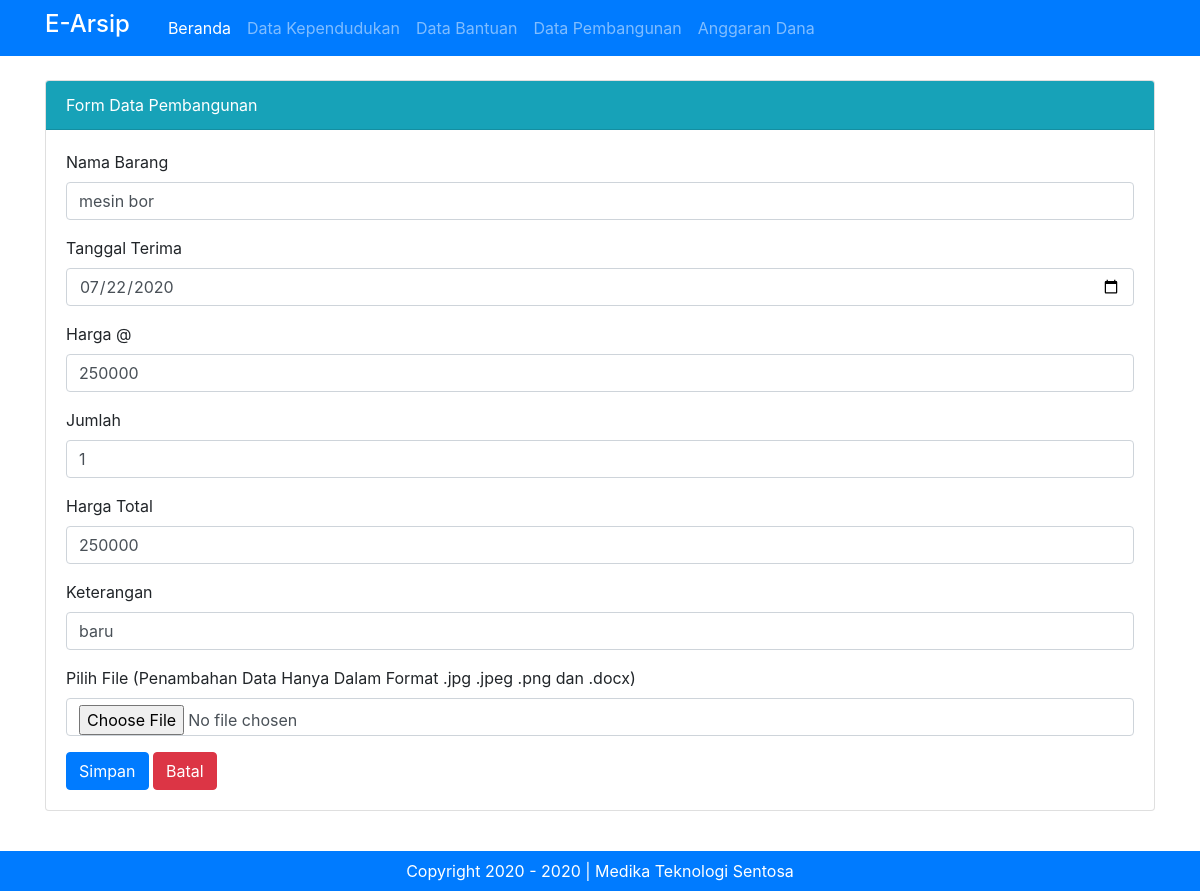
/admin.php?halaman=pembangunan&hal=edit&id=6 (signed in), run on the app's committed database.
### tables this page shows
CREATE TABLE `tbl_data_pembangunan` (
  `id_barang` int(11) NOT NULL,
  `nama_barang` varchar(50) NOT NULL,
  `tgl_diterima` date NOT NULL,
  `harga_satuan` varchar(50) NOT NULL,
  `jumlah_barang` int(16) NOT NULL,
  `harga_total` varchar(50) NOT NULL,
  `keterangan` varchar(100) NOT NULL,
  `file` text NOT NULL
);

### admin.php (called while the page is built, shortened)
<?php include "template/header.php" ?>
<?php include "content.php" ?>
<?php include "template/footer.php" ?>

### modul/pembangunan/form1.php (the view, shortened to what this page needs)
<?php
	if (isset($_GET['hal'])) {
		if ($_GET['hal'] == "edit") {
			$tampil = mysqli_query($koneksi, "SELECT * FROM tbl_data_pembangunan where id_barang='$_GET[id]'");
			$data = mysqli_fetch_array($tampil);
			if($data) {
				$vnama_barang = $data['nama_barang'];
				$vtgl_diterima = $data['tgl_diterima'];
				$vharga_satuan = $data['harga_satuan'];
				$vjumlah_barang = $data['jumlah_barang'];
				$vharga_total = $data['harga_total'];
				$vketerangan = $data['keterangan'];
				$vfile = $data['file'];
			}
		 }
	}
?>
<div class="card mt-3">
  <div class="card-header bg-info text-white">
    Form Data Pembangunan
  </div>
  <div class="card-body">
  	<form method="POST" action="" enctype="multipart/form-data">
	  <div class="form-group">
	    <label for="nama_barang">Nama Barang</label>
	    <input type="text" class="form-control" id="nama_barang" name="nama_barang" placeholder="Masukan Nama Barang" value="<?=@$vnama_barang?>">
	  </div>
	  <div class="form-group">
	    <label for="tgl_diterima">Tanggal Terima</label>
	    <input type="date" class="form-control" id="tgl_diterima" name="tgl_diterima" value="<?=@$vtgl_diterima?>">
	  </div>
	  <div class="form-group">
	    <label for="harga_satuan">Harga @</label>
	    <input type="number" class="form-control" id="harga_satuan" name="harga_satuan" placeholder="Masukan Harga @" value="<?=@$vharga_satuan?>">
	  </div>
	  <div class="form-group">
	    <label for="jumlah_barang">Jumlah</label>
	    <input type="number" class="form-control" id="jumlah_barang" name="jumlah_barang" placeholder="Masukan Jumlah Barang" value="<?=@$vjumlah_barang?>">
	  </div>
	  <div class="form-group">
	    <label for="harga_total">Harga Total</label>
	    <input type="text" class="form-control" id="harga_total" name="harga_total" placeholder="Masukan Harga Total" value="<?=@$vharga_total?>">
	  </div>
	  <div class="form-group">
	    <label for="keterangan">Keterangan</label>
	    <input type="text" class="form-control" id="keterangan" name="keterangan" placeholder="Keterangan" value="<?=@$vketerangan?>">
	  </div>
	  <div class="form-group">
	    <label for="file">Pilih File (Penambahan Data Hanya Dalam Format .jpg .jpeg .png dan .docx)</label>
	    <input type="file" class="form-control" id="file" name="file" placeholder="Masukkan File" value="<?=@$vfile?>">
	  </div>
	  <button type="submit" name="bsimpan" class="btn btn-primary">Simpan</button>
	  <button type="reset" name="bbatal" class="btn btn-danger">Batal</button>
	</form>
</div>

### data on the page
tbl_data_pembangunan: nama_barang "mesin bor", tgl_diterima "07/22/2020", harga_satuan "250000", jumlah_barang "1", harga_total "250000", keterangan "baru"
